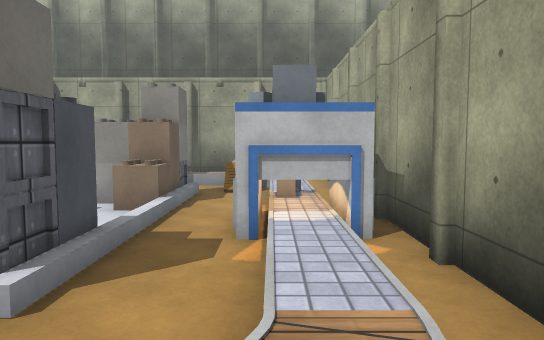
[1] (above)

15 first-person views from a walk through a Unity game level. The camera is 1.5 m above the floor, tilts 4° down and sees 70° across. The floor is counted in squares, 1 m on a side. Each view is taken from the middle of a square. On the plan, view 1 faces up. The plan holds only what a view shows up to about 17 squares ahead; the rest is blank. The place goes on beyond the plan. Surface patterns are stand-ins for the level's own textures.

[2]
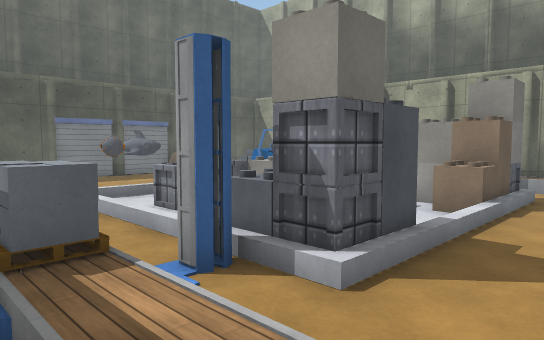

[3]
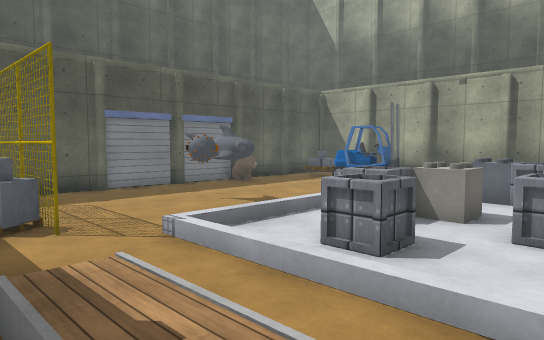

[4]
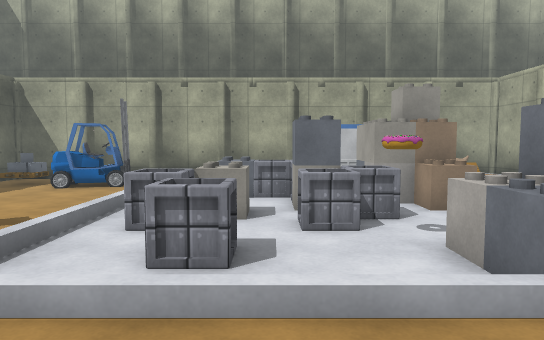

[5]
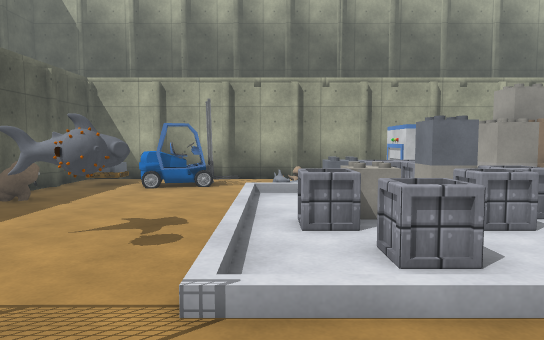

[6]
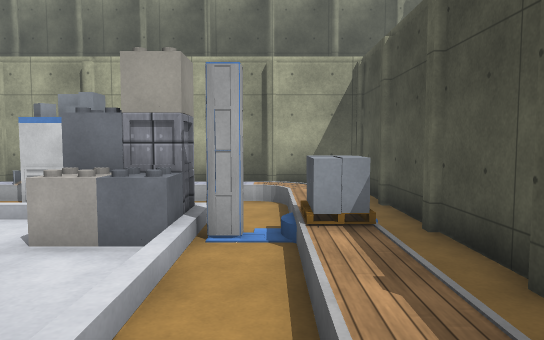

[7]
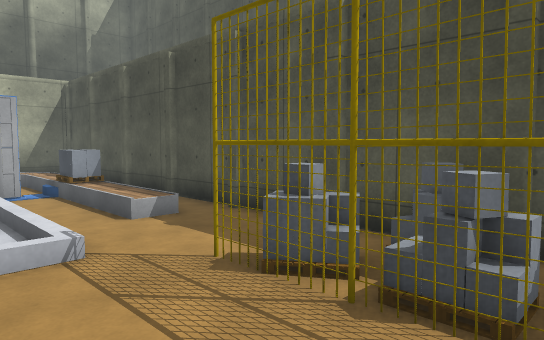

[8]
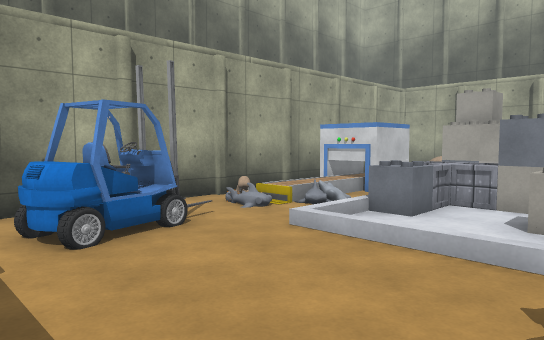

[9]
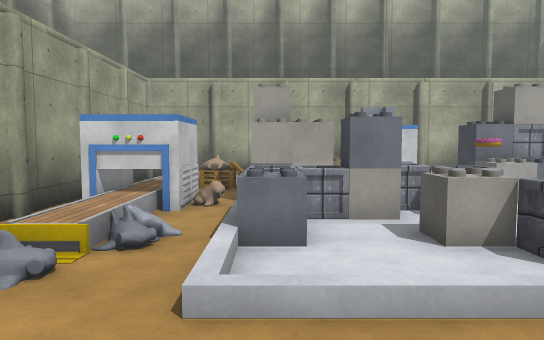

[10]
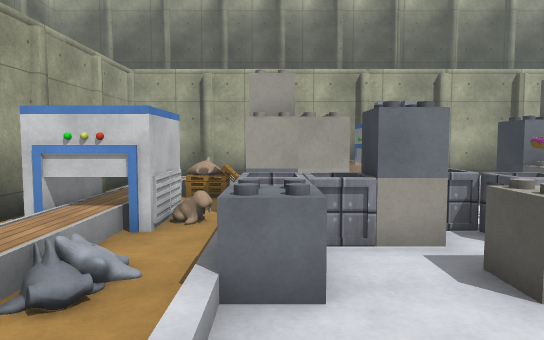

[11]
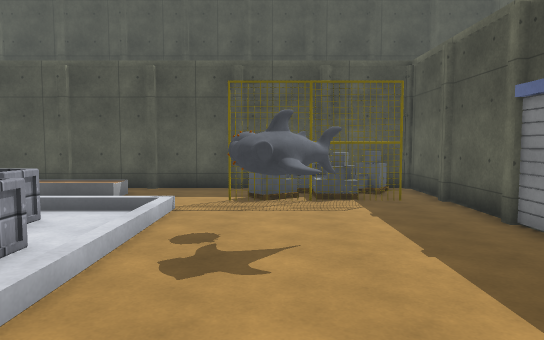

[12]
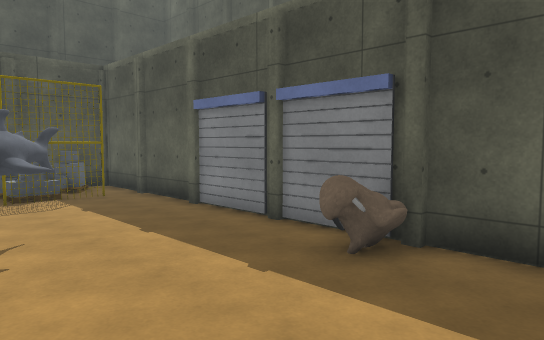

[13]
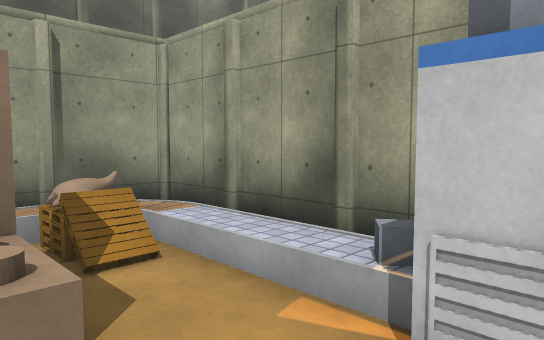

[14]
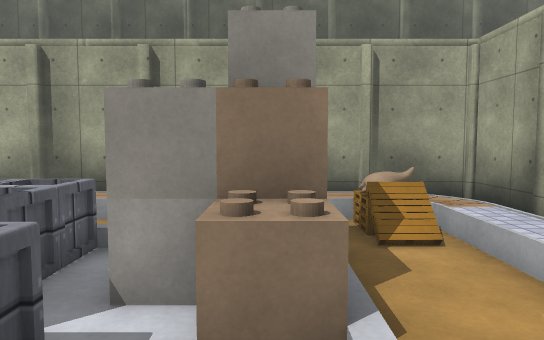

[15]
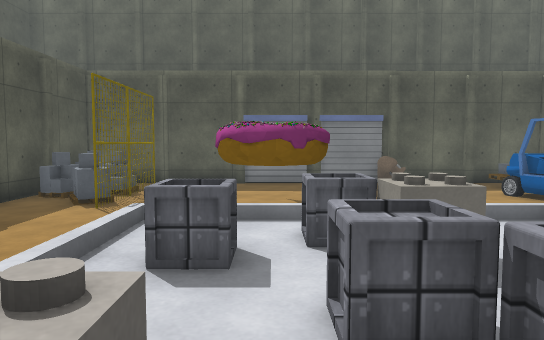

### Floor plan
Key: @ floor where view 1 was taken; # wall or solid block; . main floor; : floor 0.5 m higher than the main floor; / step, stairs or slope; = window, fence, low wall or low ledge; ^ raised ledge; T thing the floor can be seen under or through; O other object.
Columns run from 18 left of view 1 to 2 right of it. Each row starts with its distance up from view 1.
 16 ############## ######
 15 #......./=...###..  #
 14 #.O.##=///:::###:::.#
 13 #...#=/..//..##..=//#
 12 #.............O..///#
 11 ##...../..OOO.OO/.//#
 10 #^=..../....O.OO/.//#
  9 #....../....O..O/.//#
  8 #....../.OO.OO../.###
  7 #...TT./.O..O.../.##
  6 #...TT./.....OO./.###
  5 #....T//..O...OO/.//#
  4 #....../......OO/.//#
  3 #......///////#//.//#
  2 ##TTTTT......./...//#
  1 ###=.=....:::^^:::/ #
  0 #====.............@ #
 -1 #####################

Positions as (right, up) in squares from view 1, and headings:
1: (0, 0), facing up
2: (0, 0), facing up-left
3: (-5, 0), facing up-left
4: (-7, 0), facing up
5: (-10, 0), facing up
6: (-10, 2), facing right
7: (-16, 5), facing down-right
8: (-16, 7), facing up-right
9: (-14, 11), facing right
10: (-12, 11), facing right
11: (-13, 12), facing down
12: (-12, 13), facing down-left
13: (-3, 7), facing up-right
14: (-3, 6), facing up
15: (-3, 6), facing left
